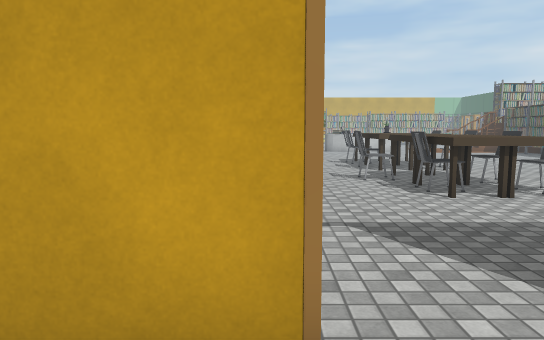
view 1 (above)

20 first-person views from a walk through a Unity game level. The camera is 1.5 m above the floor, tilts 6° down and sees 70° across. The floor is counted in squares, 1 m on a side. Each view is taken from the middle of a square. On the plan, view 1 faces up. The plan holds only what a view shows up to about 17 squares ahead; the rest is blank. The place goes on beyond the plan. The player character is not drawn. Some animated figures are left out. Door leaves are left out, so doorways stand open. Some surface patterns are stand-ins.

view 2
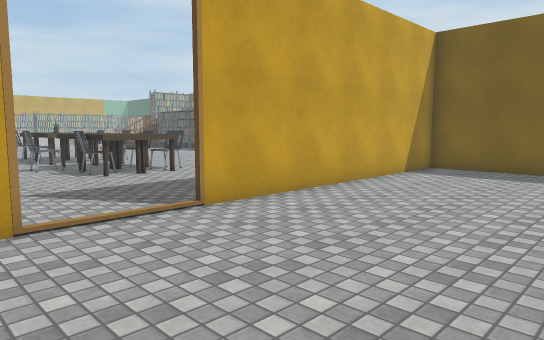

view 3
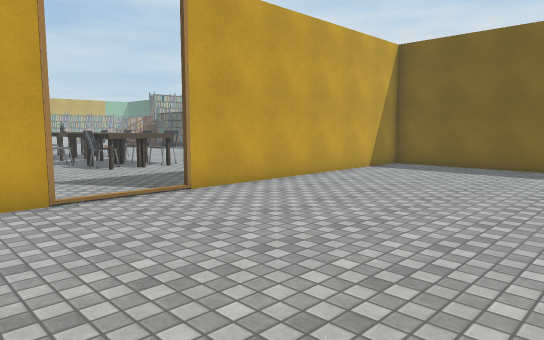

view 4
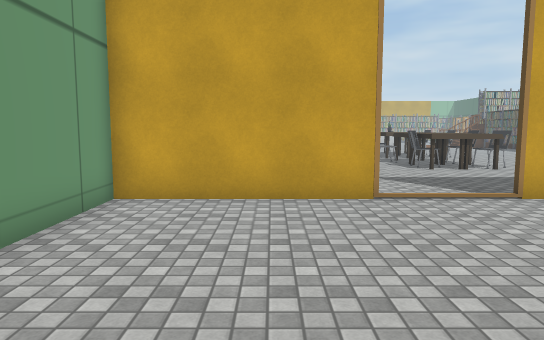

view 5
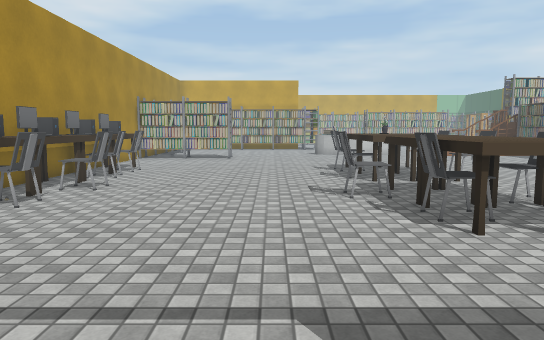

view 6
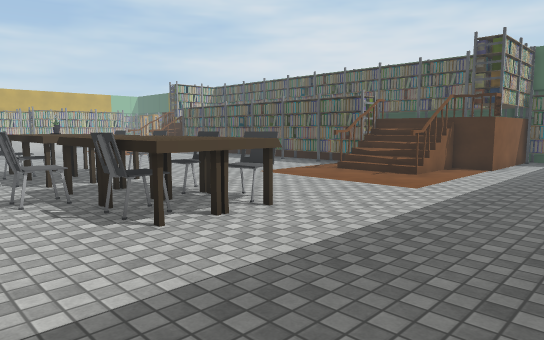

view 7
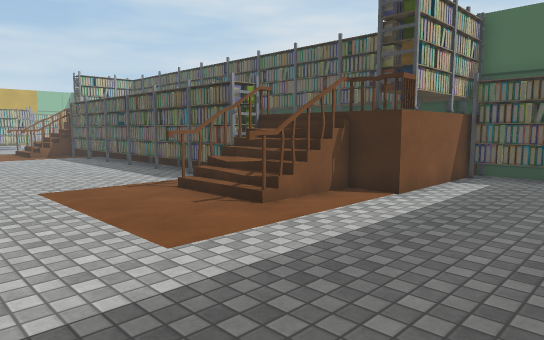

view 8
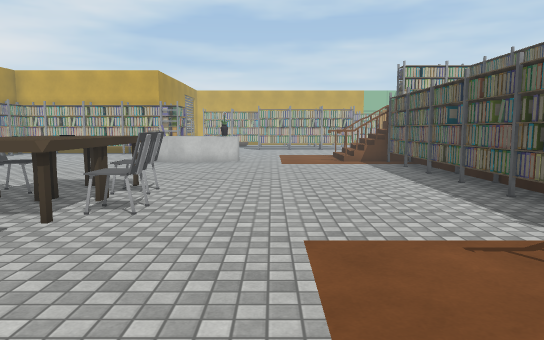

view 9
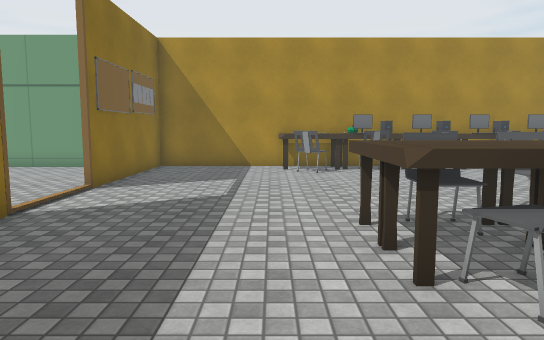

view 10
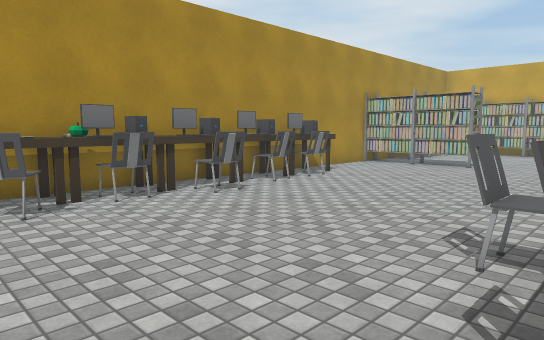

view 11
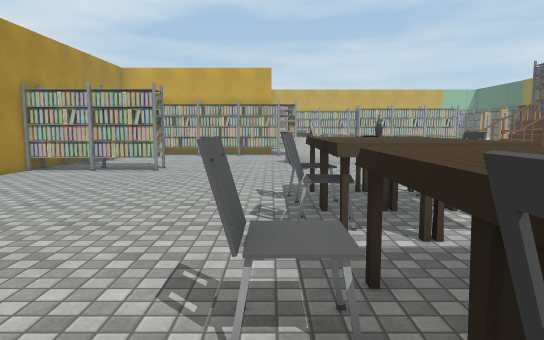

view 12
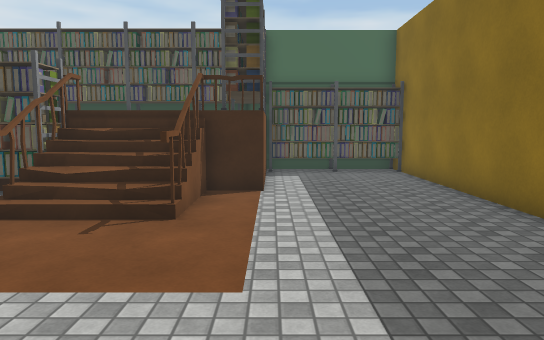

view 13
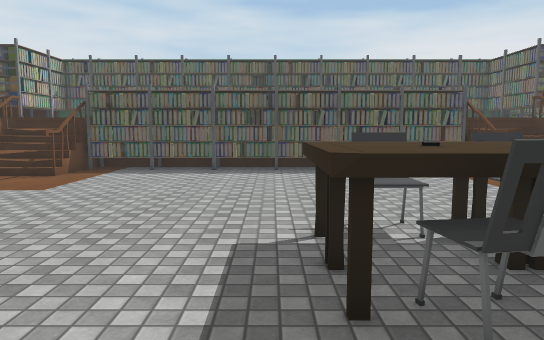

view 14
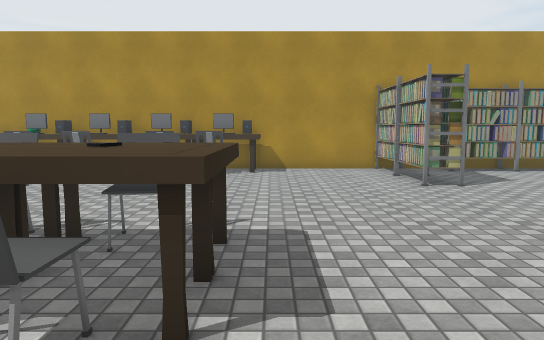

view 15
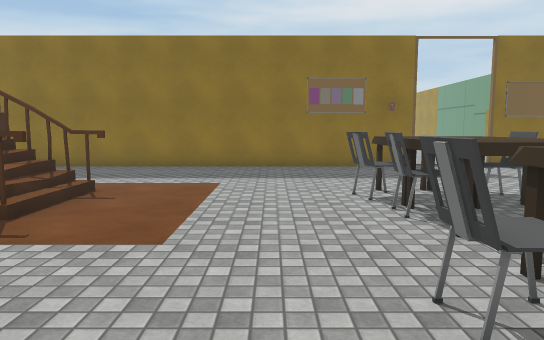

view 16
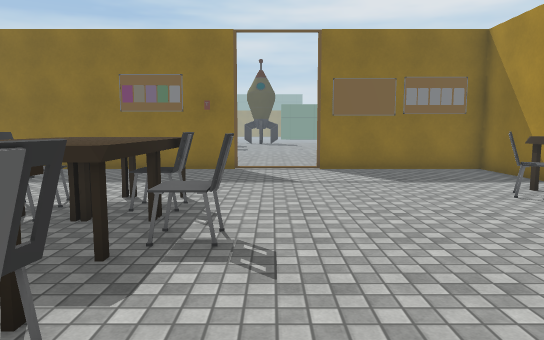

view 17
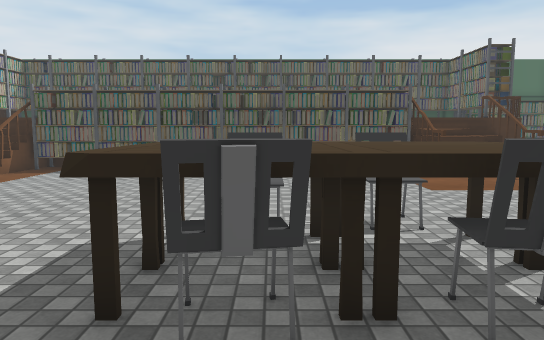

view 18
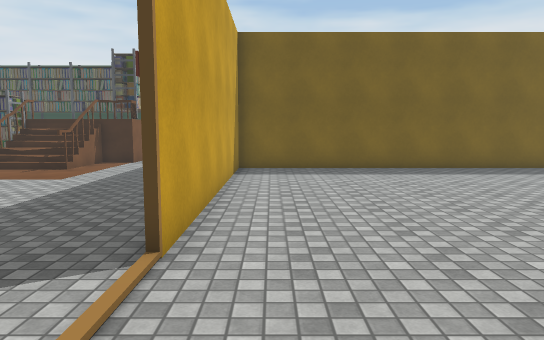

view 19
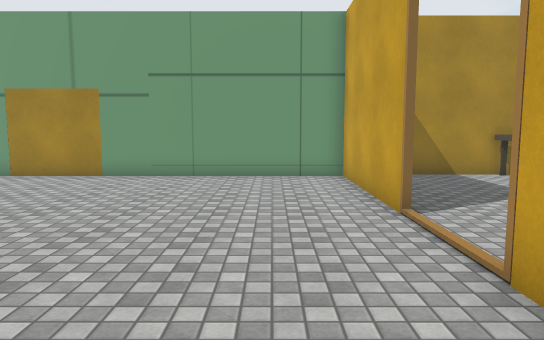

view 20
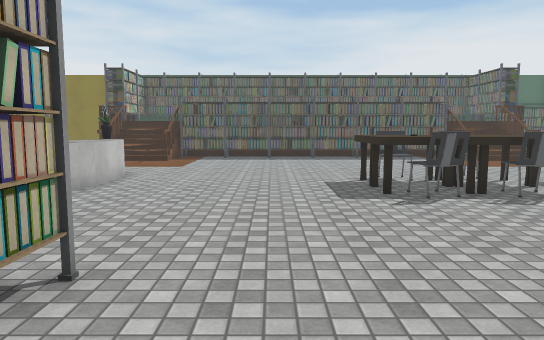

### Floor plan
Points are (right, up) in squares from view 1. A wall is a line through its corners. A room is listed if a view was taken in it or the views show most of it. See-through windows are left out.
Room 1 (views 1, 2, 3, 4, 18, 19)
walls: (0.4, 2.3) (-5.4, 2.3) (-5.4, -6.5); (14, -6.5) (14, 2.3) (3.2, 2.3)
ways out: open door at (2, 2) to room 2
Room 2 (views 5, 6, 7, 8, 9, 10, 11, 12, 13, 14, 15, 16, 17, 20)
walls: (13, 11.7) (16.2, 11.7); (13, 8.7) (14.7, 8.7) (14.8, 9.6); (14.3, 8.5) (14.3, 9.5); (15.7, 10.9) (15.7, 11.6) (13, 11.6); (16.2, 10.9) (16.2, 11.8); (15.2, 8.6) (15.3, 9.6); (16.4, 10.9) (16.4, 11.6); (15.7, 8.5) (15.7, 10.1); (16.2, 8.5) (16.2, 10.1); (3.2, 2.4) (21.7, 2.4) (21.7, 7.2) (16.4, 7.2) (16.4, 8.6) (13, 8.6); (-5.9, 25.5) (-5.9, 2.4) (0.4, 2.4)
low walls: (13.8, 8.6) (13.8, 9.6)
ways out: open door at (2, 2) to room 1; gap at (14, 9)
objects: other object (-5, 7) to (-5, 9); other object (-5, 10); other object (-5, 11); other object (-5, 12); other object (-5, 13); other object (-5, 14); other object (-5, 15); other object (-5, 16); other object (-5, 17); other object (-5, 18); other object (-5, 23) to (-4, 24); other object (-5, 25); other object (-4, 8) to (-3, 9); other object (-4, 10) to (-4, 11); other object (-4, 12) to (-3, 13); other object (-4, 14); other object (-4, 15); other object (-4, 16); other object (-4, 17); other object (-4, 18); other object (-3, 23) to (-1, 24); other object (3, 11) to (4, 12); other object (3, 15) to (4, 15); other object (3, 17) to (4, 18); other object (4, 8) to (5, 11); other object (4, 9) to (4, 10); other object (4, 11) to (5, 13); other object (4, 14) to (5, 16); other object (5, 17); other object (5, 18); other object (6, 8) to (6, 9); other object (6, 10) to (6, 13); other object (6, 14) to (6, 16); other object (6, 17) to (6, 18); other object (7, 9) to (7, 10); other object (7, 11); other object (7, 15) to (8, 15); other object (7, 17) to (7, 18); other object (15, 13) to (16, 14); other object (15, 15) to (16, 16); other object (15, 17) to (16, 19); other object (15, 20) to (16, 21); other object (15, 22) to (16, 23); other object (15, 24) to (16, 25); other object (21, 3) to (21, 5); other object (21, 6) to (21, 7)

Where each view was taken, in squares from view 1:
view 1: 0 up, 0 right, facing up
view 2: 4 down, 1 left, facing up-right
view 3: 6 down, 2 left, facing up-right
view 4: 6 down, 2 left, facing up
view 5: 3 up, 1 right, facing up
view 6: 3 up, 1 right, facing up-right
view 7: 3 up, 8 right, facing up-right
view 8: 8 up, 10 right, facing up
view 9: 7 up, 10 right, facing left
view 10: 7 up, 4 right, facing up-left
view 11: 9 up, 3 right, facing up
view 12: 7 up, 7 right, facing right
view 13: 19 up, 1 right, facing right
view 14: 19 up, 9 right, facing left
view 15: 18 up, 9 right, facing down
view 16: 17 up, 2 right, facing down
view 17: 17 up, 1 right, facing right
view 18: 1 up, 1 left, facing right
view 19: 0 up, 7 right, facing left
view 20: 21 up, 5 left, facing right
